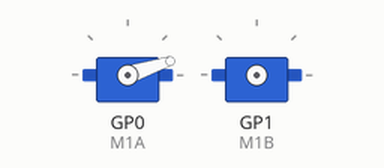
The program below on a simulated Raspberry Pi Pico running MicroPython. Parts: 2 × servo. Servo angles are drawn from the pulse width (0.5 ms = 0°, 2.5 ms = 180°).

Above: at 0.05 s.
At 0.7 s:
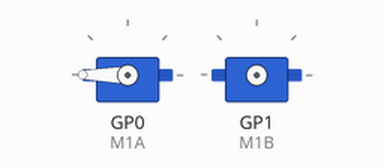
At 1.4 s:
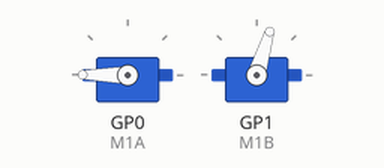
At 2.6 s:
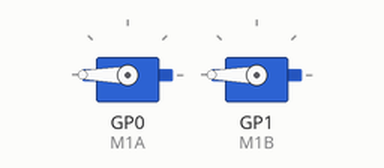
Timing chart, 0 to 6.0 s (numbered marks = the images above):
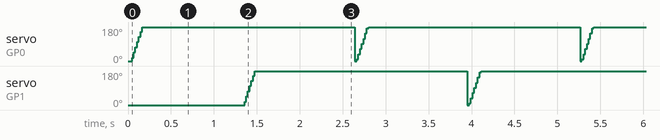

Measured:
- by itself, servo on GP0 (M1A), servo on GP1 (M1B): ramps from 0° to 180° and jumps back, once every 2.6 s

The program:

61090020_MakerDriverPWM.py
```python
# Assignment 2.4: Maker Driver for Pi Pico
# Docu: https://th.cytron.io/p-maker-drive-simplifying-h-bridge-motor-driver-for-beginner

import machine, utime

M1A = machine.PWM(machine.Pin(0))
M1B = machine.PWM(machine.Pin(1))

M1A.freq(50) # 50Hz is the default frequency for most servos
M1B.freq(50)

while True:
    for i in range(0,65535): # Servo has 65536 resolution level
        M1A.duty_u16(i)
    for i in range(0,65535):
        M1B.duty_u16(i)
```
